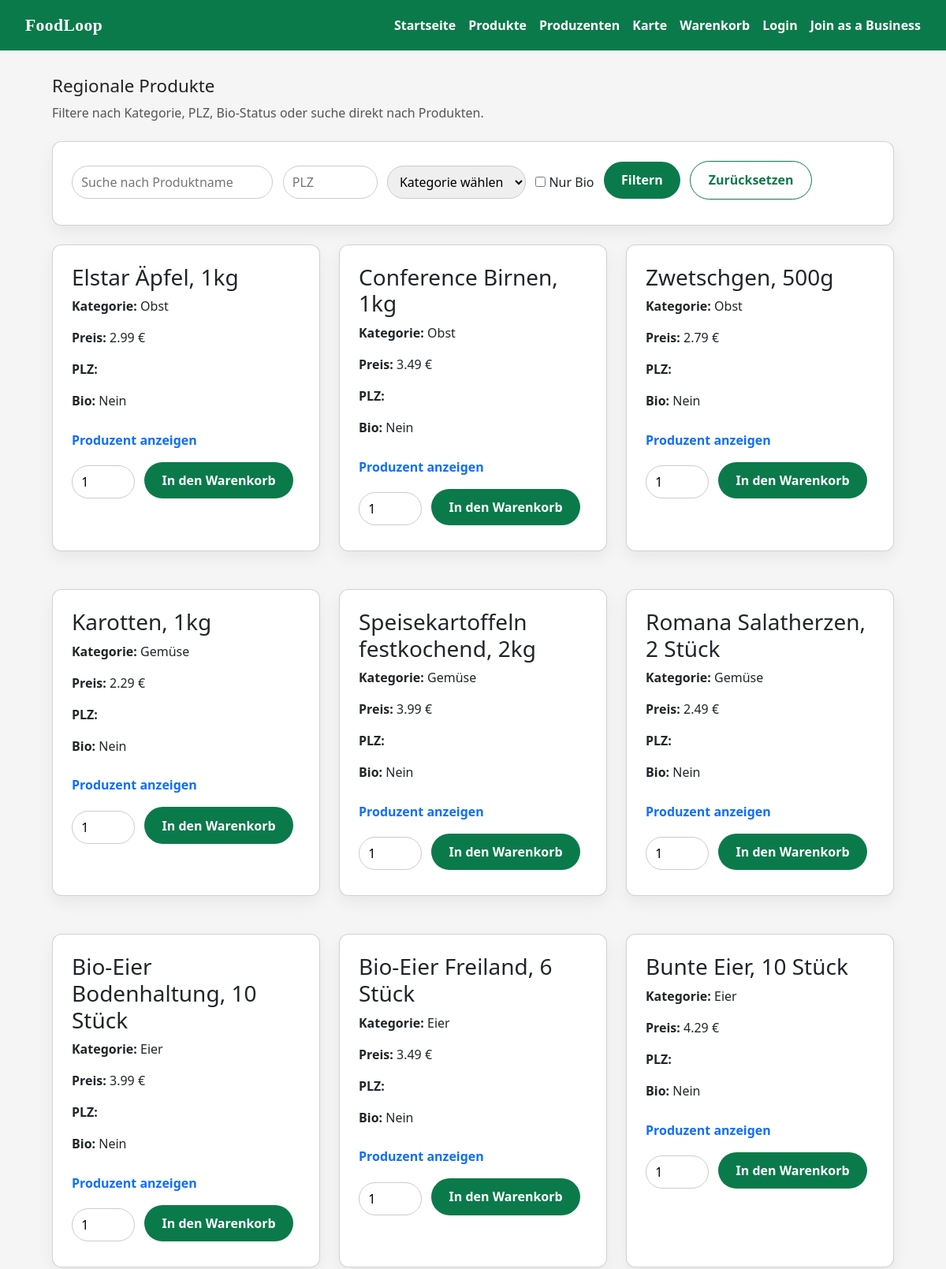
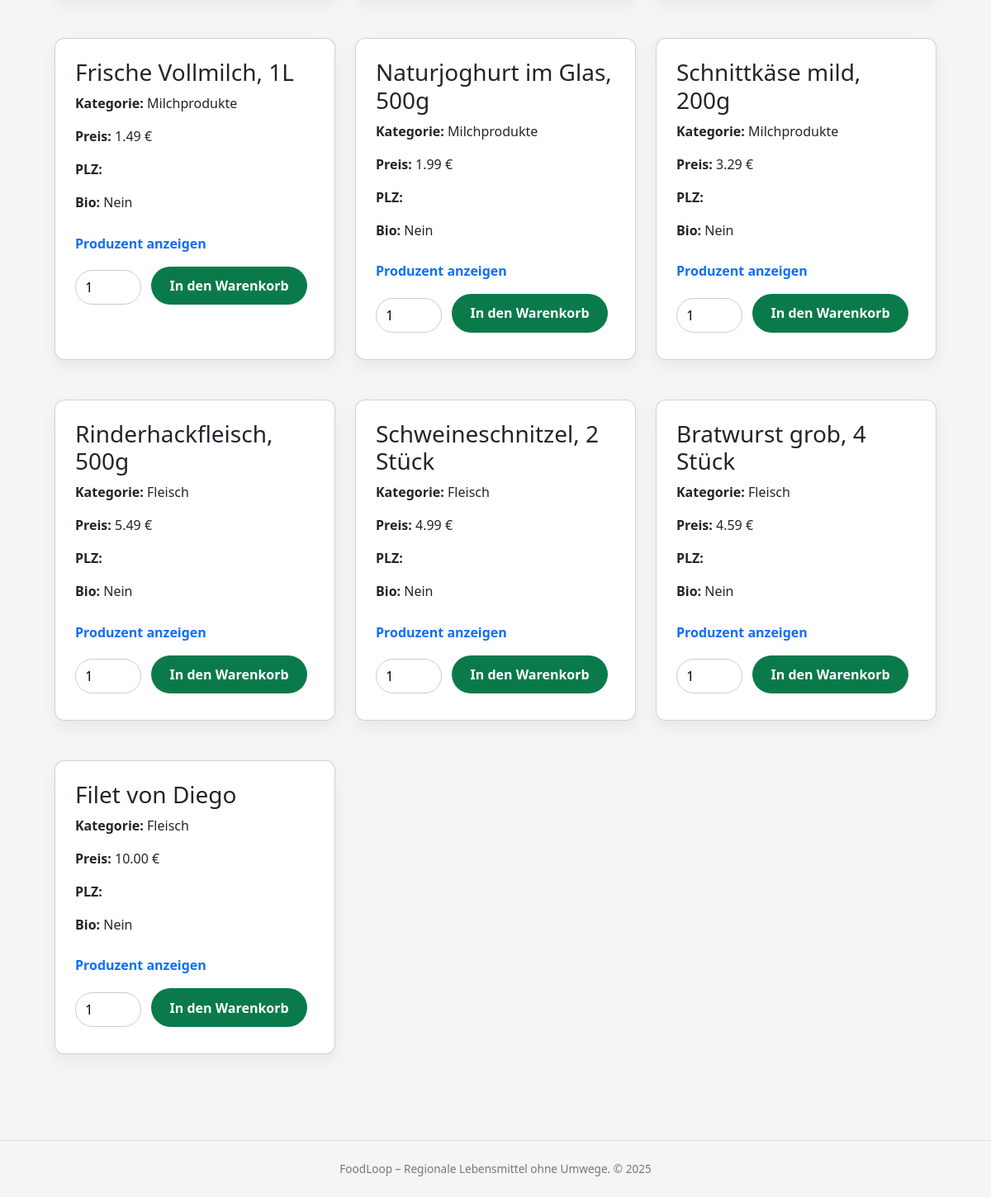
Page /products on the committed database (2 pictures, top to bottom).
### models.py (models this page shows)
class Product(db.Model):
    __tablename__ = "product"
    product_id = db.Column(db.Integer, primary_key=True)
    producer_id = db.Column(
        db.Integer,
        db.ForeignKey("producer_profile.producer_id"),
        nullable=False,
    )
    category_id = db.Column(
        db.Integer, db.ForeignKey("category.category_id"), nullable=False
    )
    name = db.Column(db.String(255), nullable=False)
    description = db.Column(db.Text)
    price = db.Column(db.Numeric(10, 2), nullable=False)
    is_active = db.Column(db.Boolean, default=True, nullable=False)
    created_at = db.Column(db.DateTime, default=datetime.utcnow, nullable=False)
    producer = db.relationship("ProducerProfile", back_populates="products")
    category = db.relationship("Category", back_populates="products")
    cart_items = db.relationship("CartItem", back_populates="product", lazy="dynamic")
    order_items = db.relationship(
        "OrderItem", back_populates="product", lazy="dynamic"
    )

class Category(db.Model):
    __tablename__ = "category"
    category_id = db.Column(db.Integer, primary_key=True)
    name = db.Column(db.String(100), nullable=False, unique=True)
    products = db.relationship("Product", back_populates="category", lazy="dynamic")
    producers = db.relationship(
        "ProducerProfile",
        secondary=producer_category,
        back_populates="categories",
        lazy="dynamic",
    )

### app.py (the view)
@app.route("/products")
def products():
    products = Product.query.filter_by(is_active=True).all()
    categories = Category.query.all()
    return render_template("products.html", products=products, categories=categories)

### templates/products.html (shortened to what this page needs)
{% extends "base.html" %}
{% block content %}
<section>
    <h1 class="section-title">Regionale Produkte</h1>
    <p class="section-sub">
        Filtere nach Kategorie, PLZ, Bio-Status oder suche direkt nach Produkten.
    </p>
    <div class="card">
        <form method="get" class="inline-form">
            <input type="text" name="q" placeholder="Suche nach Produktname" value="{{ current_query }}">
            <input type="text" name="zip" placeholder="PLZ" value="{{ current_zip }}" style="max-width:120px;">
            <select name="category">
                <option value="">Kategorie wählen</option>
            </select>
            <label>
                <input type="checkbox" name="bio" {% if current_bio %}checked{% endif %}>
                Nur Bio
            </label>
            <button class="btn btn-primary" type="submit">Filtern</button>
            <a href="{{ url_for('products') }}" class="btn btn-secondary">Zurücksetzen</a>
        </form>
    </div>
    <div class="grid">
        {% if products %}
        {% for p in products %}
        <div class="card">
            <h3>{{ p.name }}</h3>
            <p><strong>Kategorie:</strong> {{ p.category.name }}</p>
            <p><strong>Preis:</strong> {{ "%.2f"|format(p.price) }} €</p>
            <p><strong>PLZ:</strong> {{ p.zip }}</p>
            <p><strong>Bio:</strong> {{ "Ja" if p.bio else "Nein" }}</p>
            <p style="margin-top:0.5rem;">
                <button
                    type="button"
                    class="btn btn-link p-0 show-producer-btn"
                    data-producer-id="{{ p.producer_id }}">
                    Produzent anzeigen
                </button>
            </p>
            <form class="inline-form add-to-cart-form" data-product-id="{{ p.product_id }}">
                <input type="number" name="quantity" value="1" min="1" style="max-width:80px;">
                <button type="button" class="btn btn-primary add-to-cart-btn">
                    In den Warenkorb
                </button>
            </form>
        </div>
        {% endfor %}
        {% else %}
        <div class="card">
            <p>Keine Produkte gefunden. Passe deine Filter an.</p>
        </div>
        {% endif %}
    </div>
</section>
{% endblock %}

### templates/base.html (shortened to what this page needs)
<!DOCTYPE html>
<html lang="de">
<head>
    <link href="https://cdn.jsdelivr.net/npm/bootstrap@5.3.3/dist/css/bootstrap.min.css" rel="stylesheet">
    <link rel="stylesheet" href="{{ url_for('static', filename='css/main.css') }}">
</head>
<body>
    <header class="site-header {% block header_class %}{% endblock %}">
        <div class="logo">
            FoodLoop
        </div>
        <nav>
            <a href="{{ url_for('home') }}">Startseite</a>
            <a href="{{ url_for('products') }}">Produkte</a>
            <a href="{{ url_for('producers') }}">Produzenten</a>
            <a href="{{ url_for('maps') }}">Karte</a>
            <a href="{{ url_for('cart') }}">Warenkorb</a>
            {% if not current_user.is_authenticated %}
            <a href="{{ url_for('login') }}">Login</a>
            {% else %}
            <a href="{{ url_for('account') }}">Mein Konto</a>
            {% endif %}
            {% if current_user.is_authenticated and current_user.role == "PRODUCER" %}
            <a href="{{ url_for('business_account') }}">Dashboard</a>
            {% else %}
            <a href="{{ url_for('business') }}">Join as a Business</a>
            {% endif %}
        </nav>
    </header>
    <main class="{% block main_class %}{% endblock %}">
        {% block content %}{% endblock %}
    </main>
    <footer>
        FoodLoop – Regionale Lebensmittel ohne Umwege. &copy; {{ 2025 }}
    </footer>
</body>
</html>

### static/css/base.css (style rules this page uses)
body { font-family: system-ui, -apple-system, BlinkMacSystemFont, "Segoe UI", sans-serif; margin: 0; background: #f5f5f5; color: #222; overflow-x: hidden; }
input, select { padding: 0.5rem 0.7rem; border-radius: 999px; border: 1px solid #ccc; font: inherit; }

### static/css/layout.css (style rules this page uses)
.site-header { background: #0b7a4b; color: white; padding: 1rem 2rem; display: flex; justify-content: space-between; align-items: center; }
.site-header nav { display: flex; align-items: center; gap: 1rem; flex-wrap: wrap; }
.site-header a { color: white; text-decoration: none; font-weight: 600; }
.logo { font-family: Georgia, "Times New Roman", Times, serif; font-weight: 900; font-size: 1.35rem; letter-spacing: 0.02em; color: white; }
main { max-width: 1100px; margin: 2rem auto; padding: 0 1rem 3rem; }
footer { text-align: center; padding: 1.5rem 1rem; color: #777; border-top: 1px solid #ddd; font-size: 0.85rem; }
.grid { display: grid; grid-template-columns: repeat(auto-fill, minmax(260px, 1fr)); gap: 1.5rem; max-width: 1100px; margin: 0 auto; }
.section-title { font-size: 1.4rem; margin-bottom: 0.5rem; }
.section-sub { color: #555; margin-bottom: 1.5rem; }

### static/css/components.css (style rules this page uses)
.btn { display: inline-block; padding: 0.7rem 1.4rem; border-radius: 999px; border: none; cursor: pointer; text-decoration: none; font-weight: 600; }
.btn-primary { background: #0b7a4b; color: white; }
.btn-secondary { background: white; color: #0b7a4b; border: 1px solid #0b7a4b; }
.card { background: white; border-radius: 0.75rem; padding: 1.5rem; box-shadow: 0 8px 20px rgba(0,0,0,0.06); margin-bottom: 1.5rem; }
form.inline-form > * { margin-right: 0.5rem; margin-bottom: 0.5rem; }

### rows in the picture
Product: name "Elstar Äpfel, 1kg", category.name "Obst", price "2.99", bio "Nein"
Product: name "Conference Birnen, 1kg", category.name "Obst", price "3.49", bio "Nein"
Product: name "Zwetschgen, 500g", category.name "Obst", price "2.79", bio "Nein"
Product: name "Karotten, 1kg", category.name "Gemüse", price "2.29", bio "Nein"
Product: name "Speisekartoffeln festkochend, 2kg", category.name "Gemüse", price "3.99", bio "Nein"
Product: name "Romana Salatherzen, 2 Stück", category.name "Gemüse", price "2.49", bio "Nein"
Product: name "Bio-Eier Bodenhaltung, 10 Stück", category.name "Eier", price "3.99", bio "Nein"
Product: name "Bio-Eier Freiland, 6 Stück", category.name "Eier", price "3.49", bio "Nein"
Product: name "Bunte Eier, 10 Stück", category.name "Eier", price "4.29", bio "Nein"
Product: name "Frische Vollmilch, 1L", category.name "Milchprodukte", price "1.49", bio "Nein"
Product: name "Naturjoghurt im Glas, 500g", category.name "Milchprodukte", price "1.99", bio "Nein"
Product: name "Schnittkäse mild, 200g", category.name "Milchprodukte", price "3.29", bio "Nein"
Product: name "Rinderhackfleisch, 500g", category.name "Fleisch", price "5.49", bio "Nein"
Product: name "Schweineschnitzel, 2 Stück", category.name "Fleisch", price "4.99", bio "Nein"
Product: name "Bratwurst grob, 4 Stück", category.name "Fleisch", price "4.59", bio "Nein"
Product: name "Filet von Diego", category.name "Fleisch", price "10.00", bio "Nein"

### other values in the picture
{{ 2025 }} "2025"
